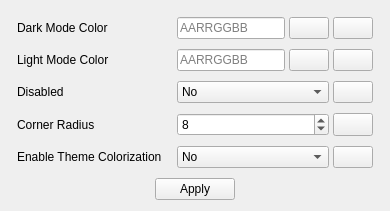
             <widget class="QWidget" name="tab3_3">
              <attribute name="title">
               <string>Hot</string>
              </attribute>
              <layout class="QVBoxLayout" name="verticalLayout_5" stretch="1,0">
               <property name="spacing">
                <number>4</number>
               </property>
               <item>
                <layout class="QFormLayout" name="formLayout_3">
                 <property name="horizontalSpacing">
                  <number>15</number>
                 </property>
                 <property name="verticalSpacing">
                  <number>10</number>
                 </property>
                 <property name="leftMargin">
                  <number>6</number>
                 </property>
                 <property name="topMargin">
                  <number>6</number>
                 </property>
                 <property name="rightMargin">
                  <number>6</number>
                 </property>
                 <property name="bottomMargin">
                  <number>6</number>
                 </property>
                 <item row="0" column="0">
                  <widget class="QLabel" name="lbl_darkModeColor1_1">
                   <property name="text">
                    <string>Dark Mode Color</string>
                   </property>
                  </widget>
                 </item>
                 <item row="0" column="1">
                  <layout class="QHBoxLayout" name="horizontalLayout_35" stretch="1,0,0">
                   <property name="spacing">
                    <number>4</number>
                   </property>
                   <item>
                    <widget class="QLineEdit" name="darkModeColor1_1">
                     <property name="sizePolicy">
                      <sizepolicy hsizetype="Expanding" vsizetype="Minimum">
                       <horstretch>0</horstretch>
                       <verstretch>0</verstretch>
                      </sizepolicy>
                     </property>
                     <property name="toolTip">
                      <string/>
                     </property>
                     <property name="layoutDirection">
                      <enum>Qt::LeftToRight</enum>
                     </property>
                     <property name="readOnly">
                      <bool>true</bool>
                     </property>
                     <property name="placeholderText">
                      <string>AARRGGBB</string>
                     </property>
                    </widget>
                   </item>
                   <item>
                    <widget class="QPushButton" name="dark_mode_color_picker1_1">
                     <property name="sizePolicy">
                      <sizepolicy hsizetype="Minimum" vsizetype="Minimum">
                       <horstretch>0</horstretch>
                       <verstretch>0</verstretch>
                      </sizepolicy>
                     </property>
                     <property name="text">
                      <string/>
                     </property>
                     <property name="icon">
                      <iconset>
                       <normaloff>../Assets/icons/color_picker_icon.png</normaloff>../Assets/icons/color_picker_icon.png</iconset>
                     </property>
                    </widget>
                   </item>
                   <item>
                    <widget class="QPushButton" name="reset_dark_mode_color1_1">
                     <property name="sizePolicy">
                      <sizepolicy hsizetype="Minimum" vsizetype="Minimum">
                       <horstretch>0</horstretch>
                       <verstretch>0</verstretch>
                      </sizepolicy>
                     </property>
                     <property name="text">
                      <string/>
                     </property>
                     <property name="icon">
                      <iconset>
                       <normaloff>../Assets/icons/reset_icon.png</normaloff>../Assets/icons/reset_icon.png</iconset>
                     </property>
                    </widget>
                   </item>
                  </layout>
                 </item>
                 <item row="1" column="0">
                  <widget class="QLabel" name="lbl_lightModeColor1_1">
                   <property name="text">
                    <string>Light Mode Color</string>
                   </property>
                  </widget>
                 </item>
                 <item row="1" column="1">
                  <layout class="QHBoxLayout" name="horizontalLayout_36" stretch="1,0,0">
                   <property name="spacing">
                    <number>4</number>
                   </property>
                   <item>
                    <widget class="QLineEdit" name="lightModeColor1_1">
                     <property name="sizePolicy">
                      <sizepolicy hsizetype="Expanding" vsizetype="Minimum">
                       <horstretch>0</horstretch>
                       <verstretch>0</verstretch>
                      </sizepolicy>
                     </property>
                     <property name="toolTip">
                      <string/>
                     </property>
                     <property name="layoutDirection">
                      <enum>Qt::LeftToRight</enum>
                     </property>
                     <property name="readOnly">
                      <bool>true</bool>
                     </property>
                     <property name="placeholderText">
                      <string>AARRGGBB</string>
                     </property>
                    </widget>
                   </item>
                   <item>
                    <widget class="QPushButton" name="light_mode_color_picker1_1">
                     <property name="sizePolicy">
                      <sizepolicy hsizetype="Minimum" vsizetype="Minimum">
                       <horstretch>0</horstretch>
                       <verstretch>0</verstretch>
                      </sizepolicy>
                     </property>
                     <property name="text">
                      <string/>
                     </property>
                     <property name="icon">
                      <iconset>
                       <normaloff>../Assets/icons/color_picker_icon.png</normaloff>../Assets/icons/color_picker_icon.png</iconset>
                     </property>
                    </widget>
                   </item>
                   <item>
                    <widget class="QPushButton" name="reset_light_mode_color1_1">
                     <property name="sizePolicy">
                      <sizepolicy hsizetype="Minimum" vsizetype="Minimum">
                       <horstretch>0</horstretch>
                       <verstretch>0</verstretch>
                      </sizepolicy>
                     </property>
                     <property name="text">
                      <string/>
                     </property>
                     <property name="icon">
                      <iconset>
                       <normaloff>../Assets/icons/reset_icon.png</normaloff>../Assets/icons/reset_icon.png</iconset>
                     </property>
                    </widget>
                   </item>
                  </layout>
                 </item>
                 <item row="2" column="0">
                  <widget class="QLabel" name="lbl_disabledEffect3_2">
                   <property name="text">
                    <string>Disabled</string>
                   </property>
                  </widget>
                 </item>
                 <item row="2" column="1">
                  <layout class="QHBoxLayout" name="horizontalLayout_39" stretch="1,0">
                   <property name="spacing">
                    <number>4</number>
                   </property>
                   <item>
                    <widget class="QComboBox" name="disabledEffect3_2">
                     <property name="sizePolicy">
                      <sizepolicy hsizetype="Preferred" vsizetype="Minimum">
                       <horstretch>0</horstretch>
                       <verstretch>0</verstretch>
                      </sizepolicy>
                     </property>
                     <item>
                      <property name="text">
                       <string>No</string>
                      </property>
                     </item>
                     <item>
                      <property name="text">
                       <string>Yes</string>
                      </property>
                     </item>
                    </widget>
                   </item>
                   <item>
                    <widget class="QPushButton" name="reset_disabled3_2">
                     <property name="sizePolicy">
                      <sizepolicy hsizetype="Minimum" vsizetype="Minimum">
                       <horstretch>0</horstretch>
                       <verstretch>0</verstretch>
                      </sizepolicy>
                     </property>
                     <property name="text">
                      <string/>
                     </property>
                     <property name="icon">
                      <iconset>
                       <normaloff>../Assets/icons/reset_icon.png</normaloff>../Assets/icons/reset_icon.png</iconset>
                     </property>
                    </widget>
                   </item>
                  </layout>
                 </item>
                 <item row="3" column="0">
                  <widget class="QLabel" name="lbl_cornerRadius1_1">
                   <property name="text">
                    <string>Corner Radius</string>
                   </property>
                  </widget>
                 </item>
                 <item row="3" column="1">
                  <layout class="QHBoxLayout" name="horizontalLayout_40" stretch="1,0">
                   <property name="spacing">
                    <number>4</number>
                   </property>
                   <item>
                    <widget class="QSpinBox" name="cornerRadius1_1">
                     <property name="sizePolicy">
                      <sizepolicy hsizetype="Minimum" vsizetype="Minimum">
                       <horstretch>0</horstretch>
                       <verstretch>0</verstretch>
                      </sizepolicy>
                     </property>
                     <property name="maximum">
                      <number>10</number>
                     </property>
                     <property name="value">
                      <number>8</number>
                     </property>
                    </widget>
                   </item>
                   <item>
                    <widget class="QPushButton" name="reset_corner_radius1_1">
                     <property name="sizePolicy">
                      <sizepolicy hsizetype="Minimum" vsizetype="Minimum">
                       <horstretch>0</horstretch>
                       <verstretch>0</verstretch>
                      </sizepolicy>
                     </property>
                     <property name="text">
                      <string/>
                     </property>
                     <property name="icon">
                      <iconset>
                       <normaloff>../Assets/icons/reset_icon.png</normaloff>../Assets/icons/reset_icon.png</iconset>
                     </property>
                    </widget>
                   </item>
                  </layout>
                 </item>
                 <item row="4" column="0">
                  <widget class="QLabel" name="lbl_enableThemeColorization3_2">
                   <property name="text">
                    <string>Enable Theme Colorization</string>
                   </property>
                  </widget>
                 </item>
                 <item row="4" column="1">
                  <layout class="QHBoxLayout" name="horizontalLayout_41" stretch="1,0">
                   <property name="spacing">
                    <number>4</number>
                   </property>
                   <item>
                    <widget class="QComboBox" name="enableThemeColorization3_2">
                     <property name="sizePolicy">
                      <sizepolicy hsizetype="Preferred" vsizetype="Minimum">
                       <horstretch>0</horstretch>
                       <verstretch>0</verstretch>
                      </sizepolicy>
                     </property>
                     <item>
                      <property name="text">
                       <string>No</string>
                      </property>
                     </item>
                     <item>
                      <property name="text">
                       <string>Yes</string>
                      </property>
                     </item>
                    </widget>
                   </item>
                   <item>
                    <widget class="QPushButton" name="reset_theme_colorization3_2">
                     <property name="sizePolicy">
                      <sizepolicy hsizetype="Minimum" vsizetype="Minimum">
                       <horstretch>0</horstretch>
                       <verstretch>0</verstretch>
                      </sizepolicy>
                     </property>
                     <property name="text">
                      <string/>
                     </property>
                     <property name="icon">
                      <iconset>
                       <normaloff>../Assets/icons/reset_icon.png</normaloff>../Assets/icons/reset_icon.png</iconset>
                     </property>
                    </widget>
                   </item>
                  </layout>
                 </item>
                </layout>
               </item>
               <item>
                <layout class="QHBoxLayout" name="horizontalLayout_5">
                 <item>
                  <spacer name="horizontalSpacer_7">
                   <property name="orientation">
                    <enum>Qt::Horizontal</enum>
                   </property>
                   <property name="sizeHint" stdset="0">
                    <size>
                     <width>40</width>
                     <height>20</height>
                    </size>
                   </property>
                  </spacer>
                 </item>
                 <item>
                  <widget class="QPushButton" name="applyButton3_3">
                   <property name="cursor">
                    <cursorShape>PointingHandCursor</cursorShape>
                   </property>
                   <property name="text">
                    <string>Apply</string>
                   </property>
                  </widget>
                 </item>
                 <item>
                  <spacer name="horizontalSpacer_8">
                   <property name="orientation">
                    <enum>Qt::Horizontal</enum>
                   </property>
                   <property name="sizeHint" stdset="0">
                    <size>
                     <width>40</width>
                     <height>20</height>
                    </size>
                   </property>
                  </spacer>
                 </item>
                </layout>
               </item>
              </layout>
             </widget>
